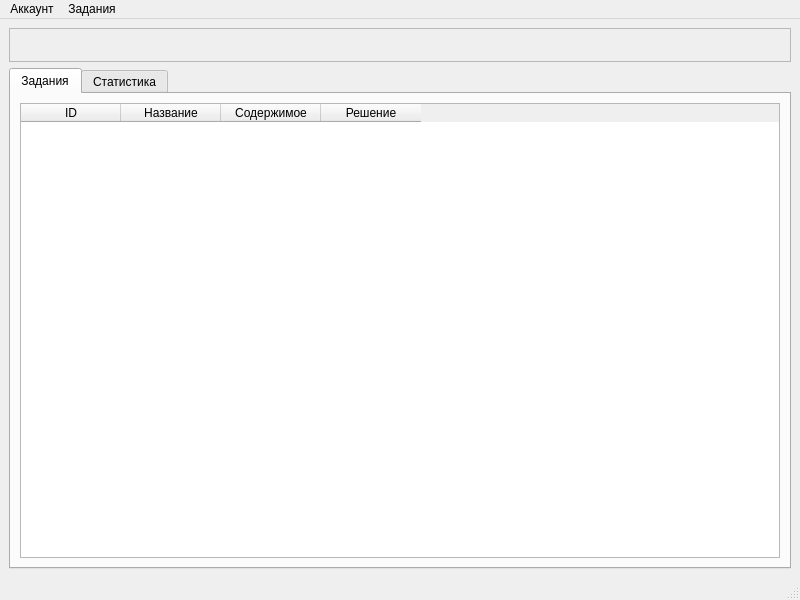
<?xml version="1.0" encoding="UTF-8"?>
<ui version="4.0">
 <class>MainWindow</class>
 <widget class="QMainWindow" name="MainWindow">
  <property name="geometry">
   <rect>
    <x>0</x>
    <y>0</y>
    <width>800</width>
    <height>600</height>
   </rect>
  </property>
  <property name="windowTitle">
   <string>MainWindow</string>
  </property>
  <widget class="QWidget" name="centralwidget">
   <layout class="QGridLayout" name="gridLayout_3">
    <item row="0" column="0">
     <widget class="QFrame" name="frame">
      <property name="frameShape">
       <enum>QFrame::StyledPanel</enum>
      </property>
      <property name="frameShadow">
       <enum>QFrame::Raised</enum>
      </property>
      <layout class="QGridLayout" name="gridLayout">
       <item row="0" column="0">
        <widget class="QLabel" name="label">
         <property name="text">
          <string/>
         </property>
        </widget>
       </item>
      </layout>
     </widget>
    </item>
    <item row="1" column="0">
     <widget class="QTabWidget" name="tabWidget">
      <property name="currentIndex">
       <number>0</number>
      </property>
      <widget class="QWidget" name="tasks">
       <attribute name="title">
        <string>Задания</string>
       </attribute>
       <layout class="QVBoxLayout" name="verticalLayout_2">
        <item>
         <widget class="QTableWidget" name="tableWidget_2">
          <column>
           <property name="text">
            <string>ID</string>
           </property>
          </column>
          <column>
           <property name="text">
            <string>Название</string>
           </property>
          </column>
          <column>
           <property name="text">
            <string>Содержимое</string>
           </property>
          </column>
          <column>
           <property name="text">
            <string>Решение</string>
           </property>
          </column>
         </widget>
        </item>
       </layout>
      </widget>
      <widget class="QWidget" name="tab">
       <attribute name="title">
        <string>Статистика</string>
       </attribute>
       <layout class="QGridLayout" name="gridLayout_2">
        <item row="0" column="0">
         <widget class="QTableWidget" name="tableWidget">
          <attribute name="horizontalHeaderVisible">
           <bool>true</bool>
          </attribute>
          <attribute name="verticalHeaderVisible">
           <bool>false</bool>
          </attribute>
          <attribute name="verticalHeaderShowSortIndicator" stdset="0">
           <bool>true</bool>
          </attribute>
          <attribute name="verticalHeaderStretchLastSection">
           <bool>false</bool>
          </attribute>
          <row>
           <property name="text">
            <string>New Row</string>
           </property>
          </row>
          <column>
           <property name="text">
            <string>Номер группы</string>
           </property>
          </column>
          <column>
           <property name="text">
            <string>Средняя оценка</string>
           </property>
          </column>
         </widget>
        </item>
       </layout>
      </widget>
     </widget>
    </item>
   </layout>
  </widget>
  <widget class="QMenuBar" name="menubar">
   <property name="geometry">
    <rect>
     <x>0</x>
     <y>0</y>
     <width>800</width>
     <height>19</height>
    </rect>
   </property>
   <widget class="QMenu" name="menu">
    <property name="title">
     <string>Аккаунт</string>
    </property>
    <addaction name="action"/>
   </widget>
   <widget class="QMenu" name="menu_2">
    <property name="title">
     <string>Задания</string>
    </property>
    <addaction name="action_2"/>
   </widget>
   <addaction name="menu"/>
   <addaction name="menu_2"/>
  </widget>
  <widget class="QStatusBar" name="statusbar"/>
  <action name="action">
   <property name="text">
    <string>Выйти</string>
   </property>
  </action>
  <action name="action_2">
   <property name="text">
    <string>Добавить</string>
   </property>
  </action>
 </widget>
 <resources/>
 <connections/>
</ui>
